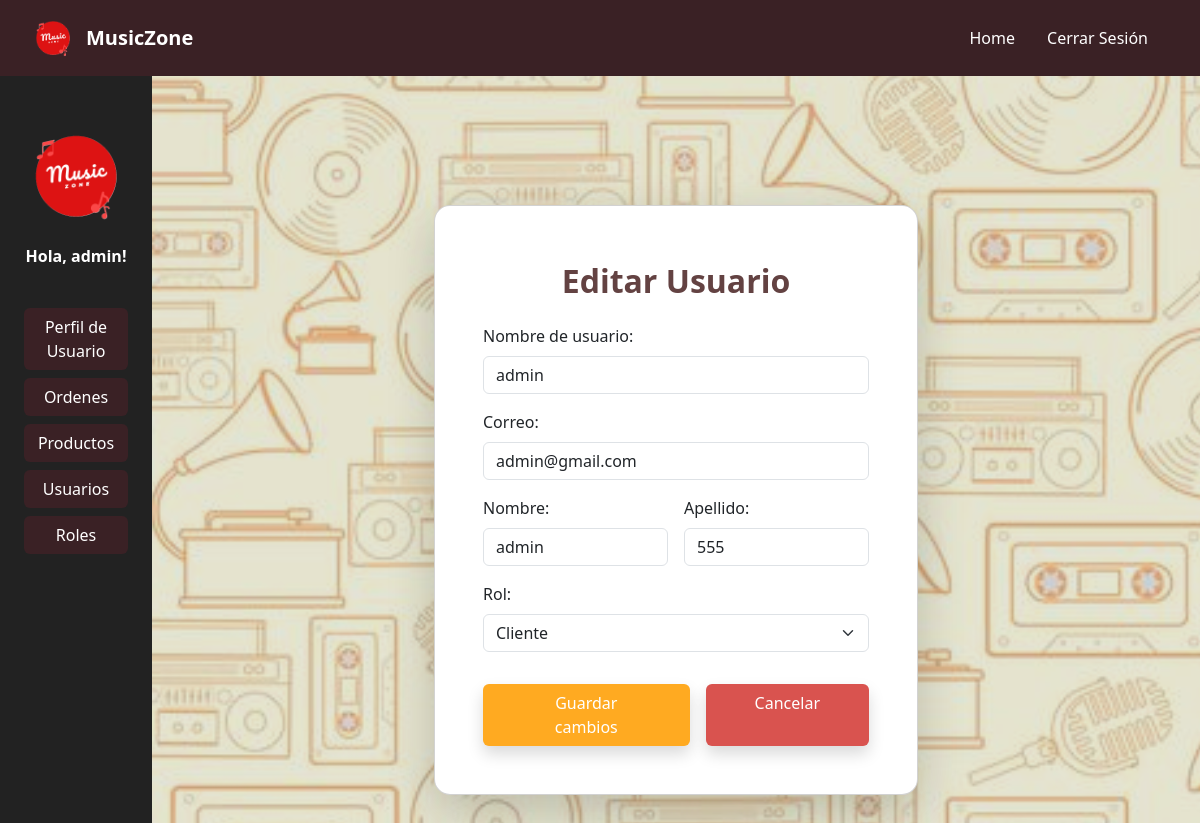
Page /usuarios/editar/1/ (signed in) on the earlier database version.
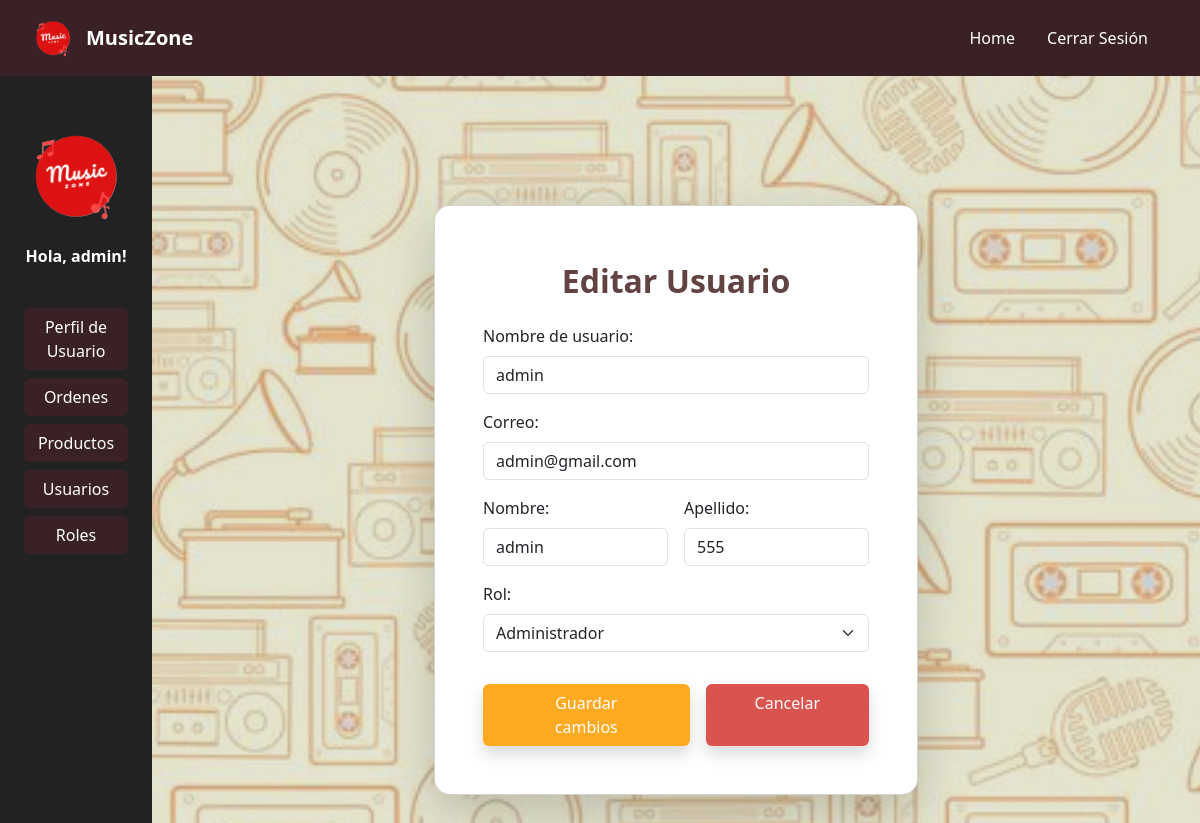
Same page on the later database version.
### Users/models.py (models this page shows, shortened)
class User(AbstractUser):
    name = models.CharField(max_length=100, verbose_name='Nombre')
    last_name = models.CharField(max_length=100, verbose_name='Apellido')
    username = models.CharField(max_length=100, unique=True, verbose_name='Nombre de usuario')
    email = models.EmailField(unique=True, verbose_name='Correo electrónico')
    role = models.ForeignKey(Role, on_delete=models.CASCADE, verbose_name='Rol', null=True, blank=True)
    EMAIL_FIELD = 'email'
    USERNAME_FIELD = 'username'
    REQUIRED_FIELDS = ['email', 'name', 'last_name']

class Role(models.Model):
    role = models.CharField(max_length=100, verbose_name='Rol')

### Users/views.py (the view, shortened to what this page needs)
# urls.py: path('editar/<int:usuario_id>/', views.edit_user, name='edit_user'),
@staff_member_required(login_url='/')
@login_required
def edit_user(request, usuario_id):
    usuario = get_object_or_404(User, pk=usuario_id)
    roles = Role.objects.all()
    return render(request, 'users/edit_user.html', {'usuario': usuario, 'roles': roles})

### Users/templates/users/edit_user.html (shortened to what this page needs)
{% extends 'base.html' %}
{% load static %}
{% block content %}
<div class="container-fluid d-flex justify-content-center align-items-center min-vh-100 px-3">
    <div class="card shadow-lg bg-white rounded-4 p-5 m-4 col-lg-6 col-md-8 col-sm-12">
        <h2 class="text-center fw-bold mt-2 mb-4" style="color: #634242;">Editar Usuario</h2>
        <form method="post" class="row g-3">
            <div class="col-12">
                <label for="username" class="form-label">Nombre de usuario:</label>
                <input type="text" class="form-control" id="username" name="username" value="{{ usuario.username }}" required>
            </div>
            <div class="col-12">
                <label for="email" class="form-label">Correo:</label>
                <input type="email" class="form-control" id="email" name="email" value="{{ usuario.email }}" required>
            </div>
            <div class="col-md-6">
                <label for="name" class="form-label">Nombre:</label>
                <input type="text" class="form-control" id="name" name="name" value="{{ usuario.name }}" required>
            </div>
            <div class="col-md-6">
                <label for="last_name" class="form-label">Apellido:</label>
                <input type="text" class="form-control" id="last_name" name="last_name" value="{{ usuario.last_name }}" required>
            </div>
            <div class="col-12">
                <label for="role" class="form-label">Rol:</label>
                <select class="form-select" id="role" name="role" required>
                    {% for role in roles %}
                        <option value="{{ role.id }}" {% if usuario.role and usuario.role.id == role.id %}selected{% endif %}>{{ role.role }}</option>
                    {% endfor %}
                </select>
            </div>
            <div class="d-flex justify-content-center">
                <button type="submit" class="btn shadow w-auto px-5 mt-3"
                        style="background-color: #ffaa21; color: white;">Guardar cambios</button>
                <a href="{% url 'users:user' %}" class="btn shadow w-auto px-5 mt-3 ms-3"
                   style="background-color: #d9534f; color: white;">Cancelar</a>
            </div>
        </form>
    </div>
</div>
{% endblock %}

### MusicZone/templates/base.html (shortened to what this page needs)
{% load static %}
<!DOCTYPE html>
<html lang="es">
<head>
    <link href="https://cdn.jsdelivr.net/npm/bootstrap@5.3.0/dist/css/bootstrap.min.css" rel="stylesheet">
    <link rel="stylesheet" href="https://cdn.datatables.net/1.13.6/css/dataTables.bootstrap5.min.css">
</head>
<body class="bg-image">
<nav class="navbar navbar-expand-lg navbar-dark px-3" style="background-color: #3a2125;">
    <div class="container-fluid">
        <a class="navbar-brand d-flex align-items-center" href="{% url 'home' %}">
            <img src="{% static 'img/Logo.png' %}" class="me-2" style="max-height: 50px; width: auto;" alt="Logo">
            <span class="fw-bold text-white">MusicZone</span>
        </a>
        <div class="collapse navbar-collapse justify-content-end" id="navbarNav">
            <ul class="navbar-nav">
                <li class="nav-item me-3">
                    <a class="nav-link text-white" href="{% url 'home' %}"> Home</a>
                </li>
                {% if user.is_authenticated %}
                <li class="nav-item me-3">
                    <a class="nav-link text-white" href="{% url 'logout' %}"><ion-icon name="log-out-outline"> Cerrar Sesión</ion-icon></a>
                </li>
                {% endif %}
            </ul>
        </div>
    </div>
</nav>
<div class="d-flex min-vh-100">
        <div class="d-none d-lg-block text-white p-3" style="background-color: #222222; width: 250px;">
            <div class="text-center py-4">
                <img src="{% static 'img/Logo.png' %}" style="height: 120px;" alt="Logo">
                <p class="mt-2 fw-bold">{% if user.is_authenticated %}Hola, {{ user.name }}!{% else %}Bienvenido!{% endif %}</p>
            </div>
            <ul class="nav flex-column px-2">
                {% if user.is_authenticated %}
                <li class="nav-item mb-2">
                    <a href="{% url 'users:user_profile' request.user.id %}" class="btn w-100" style="background-color: #3a2125; color: white;">Perfil de Usuario</a>
                </li>
                {% if user.is_staff %}
                <li class="nav-item mb-2">
                    <a href="{% url 'sales:order_list' %}" class="btn w-100" style="background-color: #3a2125; color: white;">Ordenes</a>
                </li>
                <li class="nav-item mb-2">
                    <a href="{% url 'products:instrumento' %}" class="btn w-100" style="background-color: #3a2125; color: white;">Productos</a>
                </li>
                <li class="nav-item mb-2">
                    <a href="{% url 'users:user' %}" class="btn w-100" style="background-color: #3a2125; color: white;">Usuarios</a>
                </li>
                <li class="nav-item mb-2">
                    <a href="{% url 'users:role' %}" class="btn w-100" style="background-color: #3a2125; color: white;">Roles</a>
                </li>
                {% endif %}
                {% endif %}
            </ul>
        </div>
        <main class="flex-grow-1 p-4">
            {% block content %}{% endblock %}
        </main>
</div>
</body>
</html>

Differences in the rows shown:
changed User "admin": role "Cliente" → "Administrador"
